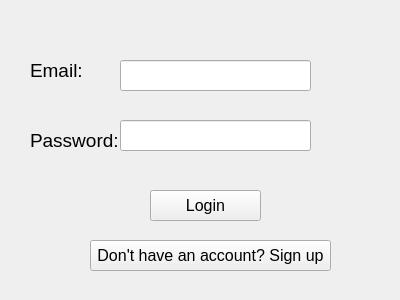
<?xml version="1.0" encoding="UTF-8"?>
<ui version="4.0">
 <class>Form</class>
 <widget class="QWidget" name="Form">
  <property name="geometry">
   <rect>
    <x>0</x>
    <y>0</y>
    <width>400</width>
    <height>300</height>
   </rect>
  </property>
  <property name="windowTitle">
   <string>Form</string>
  </property>
  <widget class="QLineEdit" name="lineEdit">
   <property name="geometry">
    <rect>
     <x>120</x>
     <y>60</y>
     <width>191</width>
     <height>31</height>
    </rect>
   </property>
   <property name="font">
    <font>
     <pointsize>16</pointsize>
    </font>
   </property>
   <property name="placeholderText">
    <string/>
   </property>
  </widget>
  <widget class="QLineEdit" name="lineEdit_2">
   <property name="geometry">
    <rect>
     <x>120</x>
     <y>120</y>
     <width>191</width>
     <height>31</height>
    </rect>
   </property>
   <property name="font">
    <font>
     <pointsize>16</pointsize>
    </font>
   </property>
   <property name="placeholderText">
    <string/>
   </property>
  </widget>
  <widget class="QPushButton" name="pushButton_4">
   <property name="geometry">
    <rect>
     <x>150</x>
     <y>190</y>
     <width>111</width>
     <height>31</height>
    </rect>
   </property>
   <property name="font">
    <font>
     <pointsize>12</pointsize>
    </font>
   </property>
   <property name="text">
    <string>Login</string>
   </property>
  </widget>
  <widget class="QLabel" name="label_5">
   <property name="geometry">
    <rect>
     <x>30</x>
     <y>20</y>
     <width>71</width>
     <height>101</height>
    </rect>
   </property>
   <property name="font">
    <font>
     <pointsize>14</pointsize>
    </font>
   </property>
   <property name="text">
    <string>Email:</string>
   </property>
  </widget>
  <widget class="QLabel" name="label_6">
   <property name="geometry">
    <rect>
     <x>30</x>
     <y>90</y>
     <width>91</width>
     <height>101</height>
    </rect>
   </property>
   <property name="font">
    <font>
     <pointsize>14</pointsize>
    </font>
   </property>
   <property name="text">
    <string>Password:</string>
   </property>
  </widget>
  <widget class="QPushButton" name="pushButton_5">
   <property name="geometry">
    <rect>
     <x>90</x>
     <y>240</y>
     <width>241</width>
     <height>31</height>
    </rect>
   </property>
   <property name="font">
    <font>
     <pointsize>12</pointsize>
    </font>
   </property>
   <property name="text">
    <string>Don't have an account? Sign up</string>
   </property>
  </widget>
 </widget>
 <resources/>
 <connections/>
</ui>
